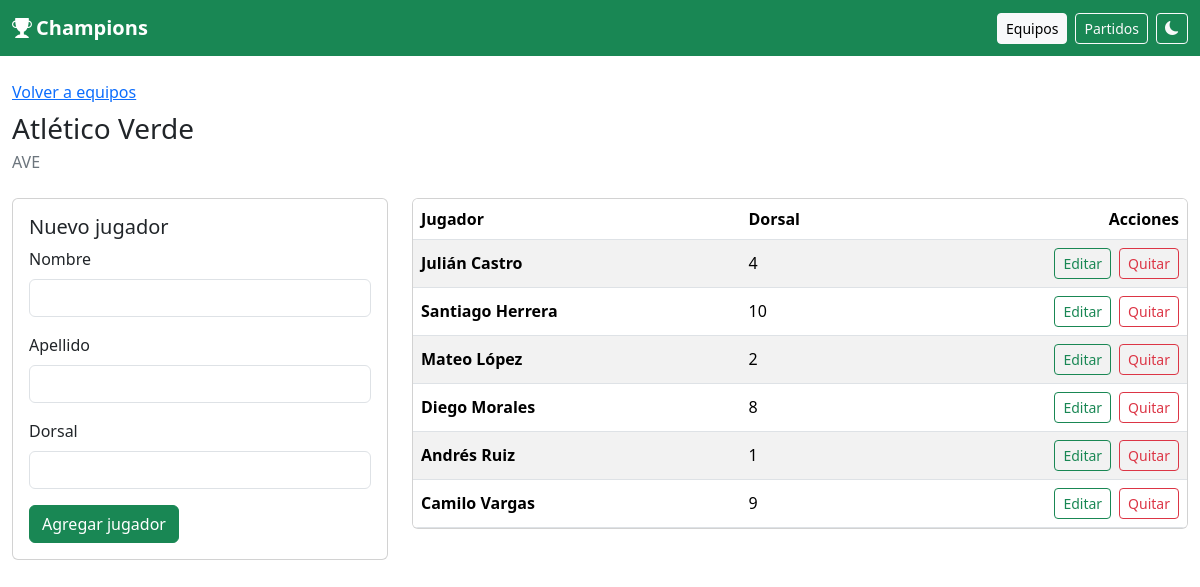
The page /equipos.php?id=1 on the database its author committed.
### tables this page shows
CREATE TABLE equipos (
  id INT UNSIGNED NOT NULL AUTO_INCREMENT,
  nombre VARCHAR(120) NOT NULL,
  nombre_corto VARCHAR(10) NOT NULL,
  grupo_id INT UNSIGNED DEFAULT NULL,
  orden SMALLINT UNSIGNED NOT NULL DEFAULT 0,
  escudo VARCHAR(255) DEFAULT NULL,
  dt VARCHAR(120) DEFAULT NULL,
  ciudad VARCHAR(100) DEFAULT NULL,
  fundacion SMALLINT UNSIGNED DEFAULT NULL,
  colores VARCHAR(80) DEFAULT NULL,
  activo TINYINT(1) NOT NULL DEFAULT 1,
  creado_en DATETIME NOT NULL DEFAULT CURRENT_TIMESTAMP,
  PRIMARY KEY (id),
  UNIQUE KEY uq_equipos_nombre (nombre),
  UNIQUE KEY uq_equipos_corto (nombre_corto),
  KEY idx_equipos_grupo (grupo_id),
  CONSTRAINT fk_equipos_grupo
    FOREIGN KEY (grupo_id) REFERENCES grupos (id)
    ON UPDATE CASCADE
);

CREATE TABLE jugadores (
  id INT UNSIGNED NOT NULL AUTO_INCREMENT,
  equipo_id INT UNSIGNED NOT NULL,
  nombre VARCHAR(80) NOT NULL,
  apellido VARCHAR(80) NOT NULL,
  dorsal SMALLINT UNSIGNED DEFAULT NULL,
  posicion ENUM('ARQ', 'DEF', 'MED', 'DEL') DEFAULT NULL,
  foto VARCHAR(255) DEFAULT NULL,
  fecha_nacimiento DATE DEFAULT NULL,
  activo TINYINT(1) NOT NULL DEFAULT 1,
  creado_en DATETIME NOT NULL DEFAULT CURRENT_TIMESTAMP,
  PRIMARY KEY (id),
  UNIQUE KEY uq_jugadores_dorsal (equipo_id, dorsal),
  KEY idx_jugadores_equipo (equipo_id),
  CONSTRAINT fk_jugadores_equipo
    FOREIGN KEY (equipo_id) REFERENCES equipos (id)
    ON DELETE CASCADE ON UPDATE CASCADE
);

### includes/funciones.php (called while the page is built, shortened)
<?php
require_once dirname(__DIR__) . '/config/db.php';
function e(mixed $valor): string
{
    return htmlspecialchars((string) ($valor ?? ''), ENT_QUOTES, 'UTF-8');
}
function url_raiz(): string
{
    $script = str_replace('\\', '/', (string) ($_SERVER['SCRIPT_NAME'] ?? ''));
    $directorio = rtrim(dirname($script), '/');
    if ($directorio === '/' || $directorio === '.' || $directorio === '') {
        return '';
    }
    return $directorio;
}
function url_public(string $archivo = 'index.php'): string
{
    return url_raiz() . '/' . ltrim($archivo, '/');
}
function entero_get(string $campo): int
{
    $valor = filter_input(INPUT_GET, $campo, FILTER_VALIDATE_INT);
    return $valor;
}
function consultar(string $sql, array $params = []): array
{
    $stmt = db()->prepare($sql);
    $stmt->execute($params);
    return $stmt->fetchAll();
}
function consultar_uno(string $sql, array $params = []): ?array
{
    $stmt = db()->prepare($sql);
    $stmt->execute($params);
    $fila = $stmt->fetch();
    return $fila === false ? null : $fila;
}
function obtener_equipo(int $id): ?array
{
    return consultar_uno(
        'SELECT e.id, e.nombre, e.nombre_corto, e.grupo_id, e.orden, g.nombre AS grupo,
                e.escudo, e.dt, e.ciudad, e.fundacion, e.colores, e.activo
         FROM equipos e
         LEFT JOIN grupos g ON g.id = e.grupo_id
         WHERE e.id = :id',
        ['id' => $id]
    );
}
function listar_jugadores(?int $equipoId = null, bool $soloActivos = true): array
{
    $sql = 'SELECT j.id, j.equipo_id, j.nombre, j.apellido, j.dorsal, j.posicion, j.foto,
                   j.fecha_nacimiento, j.activo, e.nombre AS equipo, e.nombre_corto, e.escudo
            FROM jugadores j
            INNER JOIN equipos e ON e.id = j.equipo_id
            WHERE 1 = 1';
    $params = [];
    if ($equipoId !== null && $equipoId > 0) {
        $sql .= ' AND j.equipo_id = :equipo';
        $params['equipo'] = $equipoId;
    }
    $sql .= ' ORDER BY e.nombre ASC, j.apellido ASC, j.nombre ASC, j.dorsal ASC';
    return consultar($sql, $params);
}

### config/db.php (called while the page is built, shortened)
<?php
function db(): PDO
{
    static $pdo = null;
    if ($pdo instanceof PDO) {
        return $pdo;
    }
    $dsn = 'mysql:host=' . DB_HOST . ';dbname=' . DB_NAME . ';charset=' . DB_CHARSET;
    try {
        $pdo = new PDO($dsn, DB_USER, DB_PASS, [
            PDO::ATTR_ERRMODE => PDO::ERRMODE_EXCEPTION,
            PDO::ATTR_DEFAULT_FETCH_MODE => PDO::FETCH_ASSOC,
            PDO::ATTR_EMULATE_PREPARES => false,
        ]);
    } catch (PDOException $e) {
        error_log('Error de conexión: ' . $e->getMessage());
        http_response_code(500);
        exit('No se pudo conectar a la base de datos. Revisa config/db.php y que el esquema esté importado.');
    }
    return $pdo;
}

### equipos.php (the view, shortened to what this page needs)
<?php
require __DIR__ . '/includes/funciones.php';
    ?>
    <?php
$equipoId = entero_get('id');
$equipo = $equipoId > 0 ? obtener_equipo($equipoId) : null;
require __DIR__ . '/includes/header.php';
if ($equipo !== null) {
    $jugadores = listar_jugadores((int) $equipo['id'], false);
    ?>
    <p class="mb-2"><a href="<?= e(url_public('equipos.php')) ?>">Volver a equipos</a></p>
    <h1 class="h3 mb-1"><?= e((string) $equipo['nombre']) ?></h1>
    <p class="text-secondary mb-4"><?= e((string) $equipo['nombre_corto']) ?><?php if (!empty($equipo['grupo'])): ?> · <?= e((string) $equipo['grupo']) ?><?php endif; ?></p>
    <div class="row g-4">
        <div class="col-lg-4">
            <form method="post" class="card">
                <div class="card-body">
                    <h2 class="h5">Nuevo jugador</h2>
                    <div class="mb-3">
                        <label class="form-label" for="nombre">Nombre</label>
                        <input class="form-control" id="nombre" name="nombre" required maxlength="80">
                    </div>
                    <div class="mb-3">
                        <label class="form-label" for="apellido">Apellido</label>
                        <input class="form-control" id="apellido" name="apellido" required maxlength="80">
                    </div>
                    <div class="mb-3">
                        <label class="form-label" for="dorsal">Dorsal</label>
                        <input class="form-control" id="dorsal" name="dorsal" inputmode="numeric" maxlength="2">
                    </div>
                    <button class="btn btn-success" type="submit">Agregar jugador</button>
                </div>
            </form>
        </div>
        <div class="col-lg-8">
            <div class="table-responsive card">
                <table class="table table-striped align-middle mb-0">
                    <thead>
                        <tr>
                            <th>Jugador</th>
                            <th>Dorsal</th>
                            <th class="text-end">Acciones</th>
                        </tr>
                    </thead>
                    <tbody>
                        <?php foreach ($jugadores as $jugador): ?>
                            <?php $fila = (int) $jugador['id']; ?>
                            <tr>
                                <td class="fw-semibold"><?= e((string) $jugador['nombre'] . ' ' . (string) $jugador['apellido']) ?></td>
                                <td><?= $jugador['dorsal'] === null ? '—' : (int) $jugador['dorsal'] ?></td>
                                <td class="text-end">
                                    <div class="d-inline-flex gap-2">
                                        <button
                                            class="btn btn-sm btn-outline-success"
                                            type="button"
                                            data-bs-toggle="modal"
                                            data-bs-target="#modal-editar"
                                            data-id="<?= $fila ?>"
                                            data-nombre="<?= e((string) $jugador['nombre']) ?>"
                                            data-apellido="<?= e((string) $jugador['apellido']) ?>"
                                            data-dorsal="<?= $jugador['dorsal'] === null ? '' : (int) $jugador['dorsal'] ?>"
                                        >Editar</button>
                                        <form method="post" onsubmit="return confirm('¿Quitar a este jugador?');">
                                            <button class="btn btn-sm btn-outline-danger" type="submit">Quitar</button>
                                        </form>
                                    </div>
                                </td>
                            </tr>
                        <?php endforeach; ?>
                    </tbody>
                </table>
            </div>
        </div>
    </div>
    <?php
    require __DIR__ . '/includes/footer.php';
    exit;
}
?>
<?php require __DIR__ . '/includes/footer.php'; ?>

### includes/header.php (style rules this page uses)
html[data-bs-theme="light"] { color-scheme: light; }
body { min-height: 100vh; display: flex; flex-direction: column; }

### rows shown on the page
equipos: nombre "Atlético Verde", nombre_corto "AVE"
jugadores: nombre+apellido "Julián Castro", dorsal "4"
jugadores: nombre+apellido "Santiago Herrera", dorsal "10"
jugadores: nombre+apellido "Mateo López", dorsal "2"
jugadores: nombre+apellido "Diego Morales", dorsal "8"
jugadores: nombre+apellido "Andrés Ruiz", dorsal "1"
jugadores: nombre+apellido "Camilo Vargas", dorsal "9"

### other values the page prints
LIGA_NOMBRE "Champions"
